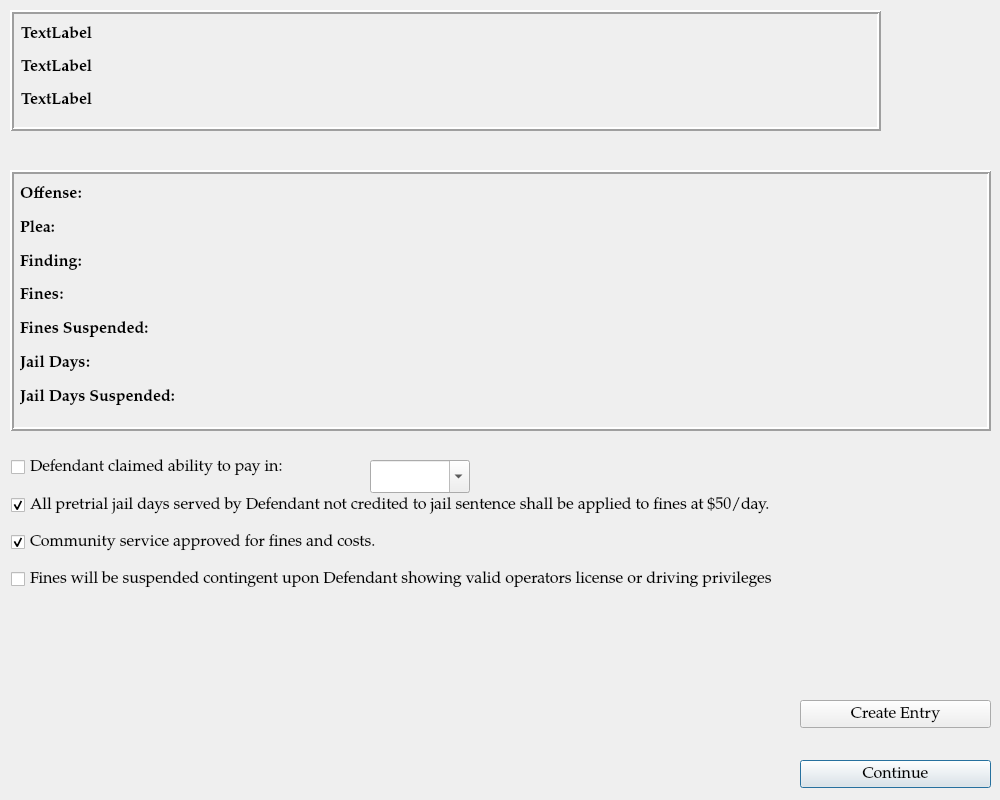
<?xml version="1.0" encoding="UTF-8"?>
<ui version="4.0">
 <class>AbilityToPayDialog</class>
 <widget class="QDialog" name="AbilityToPayDialog">
  <property name="geometry">
   <rect>
    <x>0</x>
    <y>0</y>
    <width>1000</width>
    <height>800</height>
   </rect>
  </property>
  <property name="sizePolicy">
   <sizepolicy hsizetype="Preferred" vsizetype="Preferred">
    <horstretch>0</horstretch>
    <verstretch>0</verstretch>
   </sizepolicy>
  </property>
  <property name="minimumSize">
   <size>
    <width>1000</width>
    <height>800</height>
   </size>
  </property>
  <property name="font">
   <font>
    <family>Palatino Linotype</family>
    <pointsize>12</pointsize>
   </font>
  </property>
  <property name="windowTitle">
   <string>Ability To Pay</string>
  </property>
  <widget class="QPushButton" name="pushButton_2">
   <property name="geometry">
    <rect>
     <x>800</x>
     <y>760</y>
     <width>191</width>
     <height>28</height>
    </rect>
   </property>
   <property name="text">
    <string>Continue</string>
   </property>
  </widget>
  <widget class="QFrame" name="case_information_frame">
   <property name="geometry">
    <rect>
     <x>10</x>
     <y>10</y>
     <width>871</width>
     <height>121</height>
    </rect>
   </property>
   <property name="frameShape">
    <enum>QFrame::Box</enum>
   </property>
   <property name="frameShadow">
    <enum>QFrame::Raised</enum>
   </property>
   <property name="lineWidth">
    <number>2</number>
   </property>
   <widget class="QLabel" name="defendant_attorney_name_label">
    <property name="geometry">
     <rect>
      <x>11</x>
      <y>77</y>
      <width>841</width>
      <height>27</height>
     </rect>
    </property>
    <property name="font">
     <font>
      <pointsize>12</pointsize>
      <weight>75</weight>
      <bold>true</bold>
     </font>
    </property>
    <property name="text">
     <string>TextLabel</string>
    </property>
   </widget>
   <widget class="QLabel" name="case_number_label">
    <property name="geometry">
     <rect>
      <x>11</x>
      <y>11</y>
      <width>841</width>
      <height>27</height>
     </rect>
    </property>
    <property name="font">
     <font>
      <pointsize>12</pointsize>
      <weight>75</weight>
      <bold>true</bold>
     </font>
    </property>
    <property name="text">
     <string>TextLabel</string>
    </property>
   </widget>
   <widget class="QLabel" name="defendant_name_label">
    <property name="geometry">
     <rect>
      <x>11</x>
      <y>44</y>
      <width>841</width>
      <height>27</height>
     </rect>
    </property>
    <property name="font">
     <font>
      <pointsize>12</pointsize>
      <weight>75</weight>
      <bold>true</bold>
     </font>
    </property>
    <property name="text">
     <string>TextLabel</string>
    </property>
   </widget>
  </widget>
  <widget class="QFrame" name="frame">
   <property name="geometry">
    <rect>
     <x>10</x>
     <y>170</y>
     <width>981</width>
     <height>261</height>
    </rect>
   </property>
   <property name="autoFillBackground">
    <bool>false</bool>
   </property>
   <property name="frameShape">
    <enum>QFrame::Box</enum>
   </property>
   <property name="frameShadow">
    <enum>QFrame::Raised</enum>
   </property>
   <property name="lineWidth">
    <number>2</number>
   </property>
   <widget class="QWidget" name="layoutWidget">
    <property name="geometry">
     <rect>
      <x>10</x>
      <y>10</y>
      <width>761</width>
      <height>231</height>
     </rect>
    </property>
    <layout class="QHBoxLayout" name="horizontalLayout_2">
     <item>
      <layout class="QHBoxLayout" name="horizontalLayout">
       <item>
        <layout class="QGridLayout" name="gridLayout_3">
         <item row="0" column="0">
          <widget class="QLabel" name="offense_label_1">
           <property name="font">
            <font>
             <weight>75</weight>
             <bold>true</bold>
            </font>
           </property>
           <property name="text">
            <string>Offense:</string>
           </property>
           <property name="wordWrap">
            <bool>true</bool>
           </property>
          </widget>
         </item>
         <item row="1" column="0">
          <widget class="QLabel" name="plea_label_1">
           <property name="font">
            <font>
             <weight>75</weight>
             <bold>true</bold>
            </font>
           </property>
           <property name="text">
            <string>Plea:</string>
           </property>
          </widget>
         </item>
         <item row="2" column="0">
          <widget class="QLabel" name="finding_label_1">
           <property name="font">
            <font>
             <weight>75</weight>
             <bold>true</bold>
            </font>
           </property>
           <property name="text">
            <string>Finding:</string>
           </property>
          </widget>
         </item>
         <item row="3" column="0">
          <widget class="QLabel" name="label_9">
           <property name="font">
            <font>
             <weight>75</weight>
             <bold>true</bold>
            </font>
           </property>
           <property name="text">
            <string>Fines:</string>
           </property>
          </widget>
         </item>
         <item row="4" column="0">
          <widget class="QLabel" name="label_10">
           <property name="font">
            <font>
             <weight>75</weight>
             <bold>true</bold>
            </font>
           </property>
           <property name="text">
            <string>Fines Suspended:</string>
           </property>
          </widget>
         </item>
         <item row="5" column="0">
          <widget class="QLabel" name="label_11">
           <property name="font">
            <font>
             <weight>75</weight>
             <bold>true</bold>
            </font>
           </property>
           <property name="text">
            <string>Jail Days:</string>
           </property>
          </widget>
         </item>
         <item row="6" column="0">
          <widget class="QLabel" name="label_12">
           <property name="font">
            <font>
             <weight>75</weight>
             <bold>true</bold>
            </font>
           </property>
           <property name="text">
            <string>Jail Days Suspended:</string>
           </property>
          </widget>
         </item>
        </layout>
       </item>
       <item>
        <layout class="QGridLayout" name="gridLayout_6">
         <item row="0" column="0">
          <widget class="QLabel" name="offense_1">
           <property name="text">
            <string/>
           </property>
           <property name="wordWrap">
            <bool>true</bool>
           </property>
          </widget>
         </item>
         <item row="1" column="0">
          <widget class="QLabel" name="plea_1">
           <property name="text">
            <string/>
           </property>
          </widget>
         </item>
         <item row="2" column="0">
          <widget class="QLabel" name="finding_1">
           <property name="text">
            <string/>
           </property>
          </widget>
         </item>
         <item row="3" column="0">
          <widget class="QLabel" name="fines_1">
           <property name="text">
            <string/>
           </property>
          </widget>
         </item>
         <item row="4" column="0">
          <widget class="QLabel" name="fines_suspended_1">
           <property name="text">
            <string/>
           </property>
          </widget>
         </item>
         <item row="5" column="0">
          <widget class="QLabel" name="jail_days_1">
           <property name="text">
            <string/>
           </property>
          </widget>
         </item>
         <item row="6" column="0">
          <widget class="QLabel" name="jail_days_suspended_1">
           <property name="text">
            <string/>
           </property>
          </widget>
         </item>
        </layout>
       </item>
       <item>
        <layout class="QGridLayout" name="gridLayout_7">
         <item row="0" column="0">
          <widget class="QLabel" name="offense_2">
           <property name="text">
            <string/>
           </property>
           <property name="wordWrap">
            <bool>true</bool>
           </property>
          </widget>
         </item>
         <item row="1" column="0">
          <widget class="QLabel" name="plea_2">
           <property name="text">
            <string/>
           </property>
          </widget>
         </item>
         <item row="2" column="0">
          <widget class="QLabel" name="finding_2">
           <property name="text">
            <string/>
           </property>
          </widget>
         </item>
         <item row="3" column="0">
          <widget class="QLabel" name="fines_2">
           <property name="text">
            <string/>
           </property>
          </widget>
         </item>
         <item row="4" column="0">
          <widget class="QLabel" name="fines_suspended_2">
           <property name="text">
            <string/>
           </property>
          </widget>
         </item>
         <item row="5" column="0">
          <widget class="QLabel" name="jail_days_2">
           <property name="text">
            <string/>
           </property>
          </widget>
         </item>
         <item row="6" column="0">
          <widget class="QLabel" name="jail_days_suspended_2">
           <property name="text">
            <string/>
           </property>
          </widget>
         </item>
        </layout>
       </item>
       <item>
        <layout class="QGridLayout" name="gridLayout_4">
         <item row="2" column="0">
          <widget class="QLabel" name="finding_3">
           <property name="text">
            <string/>
           </property>
          </widget>
         </item>
         <item row="6" column="0">
          <widget class="QLabel" name="jail_days_suspended_3">
           <property name="text">
            <string/>
           </property>
          </widget>
         </item>
         <item row="5" column="0">
          <widget class="QLabel" name="jail_days_3">
           <property name="text">
            <string/>
           </property>
          </widget>
         </item>
         <item row="4" column="0">
          <widget class="QLabel" name="fines_suspended_3">
           <property name="text">
            <string/>
           </property>
          </widget>
         </item>
         <item row="1" column="0">
          <widget class="QLabel" name="plea_3">
           <property name="text">
            <string/>
           </property>
          </widget>
         </item>
         <item row="0" column="0">
          <widget class="QLabel" name="offense_3">
           <property name="text">
            <string/>
           </property>
           <property name="wordWrap">
            <bool>true</bool>
           </property>
          </widget>
         </item>
         <item row="3" column="0">
          <widget class="QLabel" name="fines_3">
           <property name="text">
            <string/>
           </property>
          </widget>
         </item>
        </layout>
       </item>
      </layout>
     </item>
    </layout>
   </widget>
  </widget>
  <widget class="QCheckBox" name="checkBox_2">
   <property name="geometry">
    <rect>
     <x>11</x>
     <y>490</y>
     <width>971</width>
     <height>31</height>
    </rect>
   </property>
   <property name="text">
    <string>All pretrial jail days served by Defendant not credited to jail sentence shall be applied to fines at $50/day.</string>
   </property>
   <property name="checked">
    <bool>true</bool>
   </property>
  </widget>
  <widget class="QCheckBox" name="checkBox_4">
   <property name="geometry">
    <rect>
     <x>11</x>
     <y>564</y>
     <width>972</width>
     <height>31</height>
    </rect>
   </property>
   <property name="text">
    <string>Fines will be suspended contingent upon Defendant showing valid operators license or driving privileges</string>
   </property>
  </widget>
  <widget class="QComboBox" name="comboBox">
   <property name="geometry">
    <rect>
     <x>370</x>
     <y>460</y>
     <width>100</width>
     <height>33</height>
    </rect>
   </property>
   <property name="sizePolicy">
    <sizepolicy hsizetype="Minimum" vsizetype="Fixed">
     <horstretch>0</horstretch>
     <verstretch>0</verstretch>
    </sizepolicy>
   </property>
   <property name="editable">
    <bool>true</bool>
   </property>
   <item>
    <property name="text">
     <string/>
    </property>
   </item>
   <item>
    <property name="text">
     <string>30 Days</string>
    </property>
   </item>
   <item>
    <property name="text">
     <string>60 Days</string>
    </property>
   </item>
   <item>
    <property name="text">
     <string>90 Days</string>
    </property>
   </item>
  </widget>
  <widget class="QCheckBox" name="checkBox">
   <property name="geometry">
    <rect>
     <x>11</x>
     <y>452</y>
     <width>349</width>
     <height>31</height>
    </rect>
   </property>
   <property name="text">
    <string>Defendant claimed ability to pay in:</string>
   </property>
  </widget>
  <widget class="QCheckBox" name="checkBox_3">
   <property name="geometry">
    <rect>
     <x>11</x>
     <y>527</y>
     <width>465</width>
     <height>31</height>
    </rect>
   </property>
   <property name="text">
    <string>Community service approved for fines and costs.</string>
   </property>
   <property name="checked">
    <bool>true</bool>
   </property>
  </widget>
  <widget class="QPushButton" name="createEntryButton">
   <property name="geometry">
    <rect>
     <x>800</x>
     <y>700</y>
     <width>191</width>
     <height>28</height>
    </rect>
   </property>
   <property name="text">
    <string>Create Entry</string>
   </property>
  </widget>
 </widget>
 <tabstops>
  <tabstop>checkBox</tabstop>
  <tabstop>comboBox</tabstop>
  <tabstop>checkBox_2</tabstop>
  <tabstop>checkBox_3</tabstop>
  <tabstop>checkBox_4</tabstop>
  <tabstop>pushButton_2</tabstop>
 </tabstops>
 <resources/>
 <connections>
  <connection>
   <sender>createEntryButton</sender>
   <signal>clicked()</signal>
   <receiver>AbilityToPayDialog</receiver>
   <slot>create_entry()</slot>
   <hints>
    <hint type="sourcelabel">
     <x>843</x>
     <y>720</y>
    </hint>
    <hint type="destinationlabel">
     <x>876</x>
     <y>659</y>
    </hint>
   </hints>
  </connection>
  <connection>
   <sender>pushButton_2</sender>
   <signal>clicked()</signal>
   <receiver>AbilityToPayDialog</receiver>
   <slot>proceed_to_community_control()</slot>
   <hints>
    <hint type="sourcelabel">
     <x>845</x>
     <y>782</y>
    </hint>
    <hint type="destinationlabel">
     <x>710</x>
     <y>721</y>
    </hint>
   </hints>
  </connection>
  <connection>
   <sender>pushButton_2</sender>
   <signal>released()</signal>
   <receiver>AbilityToPayDialog</receiver>
   <slot>close_window()</slot>
   <hints>
    <hint type="sourcelabel">
     <x>820</x>
     <y>770</y>
    </hint>
    <hint type="destinationlabel">
     <x>729</x>
     <y>744</y>
    </hint>
   </hints>
  </connection>
 </connections>
 <slots>
  <slot>create_entry()</slot>
  <slot>proceed_to_community_control()</slot>
  <slot>close_window()</slot>
 </slots>
</ui>
